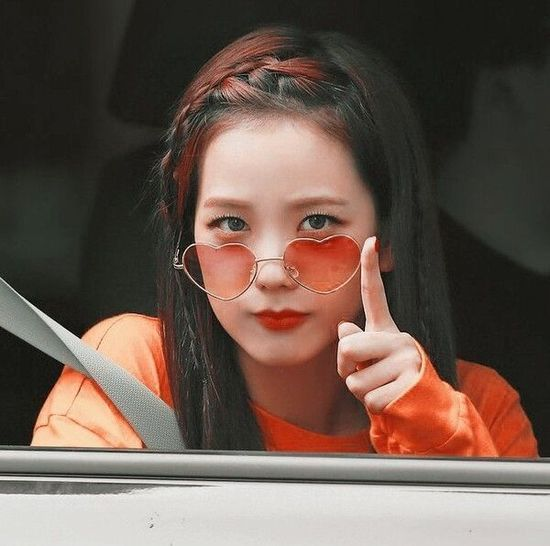
#> input picture 20240403_convolution/jisoo.jpg, 550 x 546 px; its folder holds only this picture in this run
$ python convolution.py
#> lines starting #> are read from the running program, lines starting #| are printed output that depends on the picture
import cv2
import numpy as np
import os

def apply_kernel(image, kernel, kernel_name):
    # Áp dụng phép tính convolution với kernel đã cho
    result = cv2.filter2D(image, -1, kernel)
    # Lưu ảnh kết quả với tên tương ứng của kernel
    cv2.imwrite(os.path.join("image", f"{kernel_name}.jpg"), result)

# Load ảnh
image_path = "jisoo.jpg"
image = cv2.imread(image_path)
#> image is the input picture: shape (546, 550, 3); mean B, G, R 79.4, 89.3, 107.7

# Resize ảnh về kích thước 512x512
image_resized = cv2.resize(image, (512, 512))

# Lưu ảnh gốc
cv2.imwrite("./image/original_image.jpg", image_resized)

# Tạo thư mục "image" nếu chưa tồn tại
os.makedirs("image", exist_ok=True)

# Các kernel được cung cấp
kernels = [
    (np.array([[-1, -2, -1], [0, 0, 0], [1, 2, 1]]), "sobel_x"),
    (np.array([[-1, 0, 1], [-2, 0, 2], [-1, 0, 1]]), "sobel_y"),
    (np.array([[-1, -1, -1], [0, 0, 0], [1, 1, 1]]), "prewitt_x"),
    (np.array([[-1, 0, 1], [-1, 0, 1], [-1, 0, 1]]), "prewitt_y"),
    (np.array([[1, 0], [0, -1]]), "roberts"),
    (np.array([[1, 1, -1], [1, -2, -1], [1, 1, -1]]), "corner_1"),
    (np.array([[-1, 1, 1], [-1, -2, 1], [-1, 1, 1]]), "corner_2"),
    (np.array([[1, 2, 1], [2, 4, 2], [1, 2, 1]]) / 16, "gaussian_3x3"),
    (np.array([[1, 1, 1], [1, 1, 1], [1, 1, 1]]) / 9, "box_blur_3x3"),
    (np.array([[0, -1, 0], [-1, 4, -1], [0, -1, 0]]), "laplacian")
]

# Áp dụng các kernel và lưu ảnh kết quả
for kernel, kernel_name in kernels:
    apply_kernel(image_resized, kernel, kernel_name)
#> this loop made 10 passes
#> pass 1, in apply_kernel, `result = cv2.filter2D(image, -1, kernel)`:
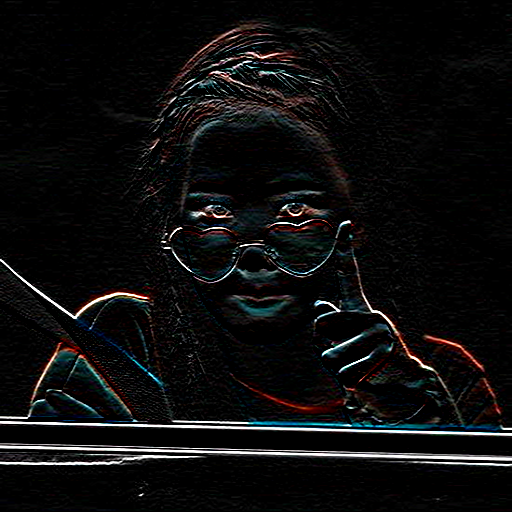
#> result: shape (512, 512, 3); mean B, G, R 13.3, 13.1, 13.3
#> pass 2, in apply_kernel (call 2), `result = cv2.filter2D(image, -1, kernel)`:
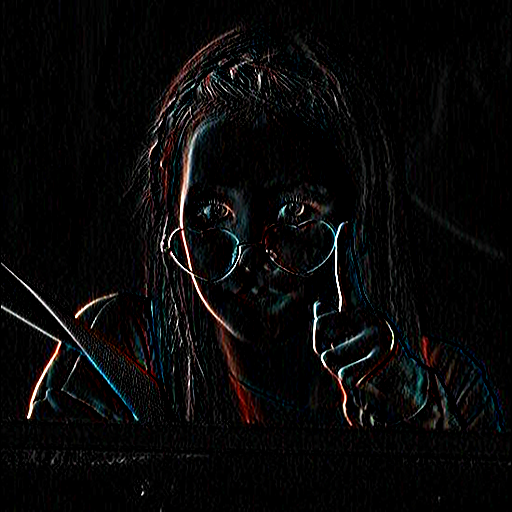
#> result: shape (512, 512, 3); mean B, G, R 8.6, 8.5, 9
#> pass 3, in apply_kernel (call 3), `result = cv2.filter2D(image, -1, kernel)`:
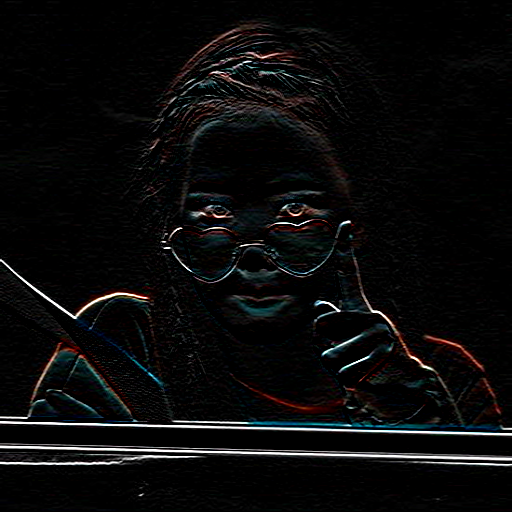
#> result: shape (512, 512, 3); mean B, G, R 10.5, 10.4, 10.6
